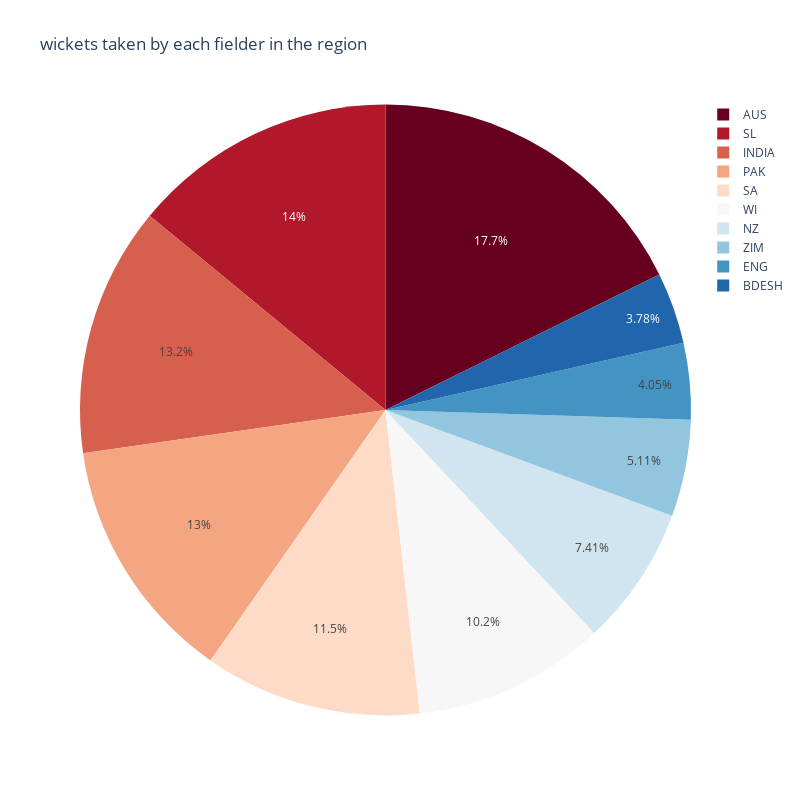

Source (notebook cell):
### Code cell
px.pie(fielding_odi, values='Dis', names='Final Region', title='wickets taken by each fielder in the region',
        color_discrete_sequence=px.colors.sequential.RdBu, width=800, height=800)

### Figure 1 — Plotly figure (JSON) as saved in the notebook; plotly's stock layout.template omitted (floating-point values rounded to 4 significant figures; data arrays with more than 128 entries replaced by an {"elided": "..."} marker saying what was removed)
{"data": [{"domain": {"x": [0, 1], "y": [0, 1]}, "hovertemplate": "Final Region=%{label}<br>Dis=%{value}<extra></extra>", "labels": {"elided": "2600 str values"}, "legendgroup": "", "name": "", "showlegend": true, "type": "pie", "values": {"elided": "2600 int values"}}], "layout": {"height": 800, "legend": {"tracegroupgap": 0}, "piecolorway": ["rgb(103,0,31)", "rgb(178,24,43)", "rgb(214,96,77)", "rgb(244,165,130)", "rgb(253,219,199)", "rgb(247,247,247)", "rgb(209,229,240)", "rgb(146,197,222)", "rgb(67,147,195)", "rgb(33,102,172)", "rgb(5,48,97)"], "title": {"text": "wickets taken by each fielder in the region"}, "width": 800}}
